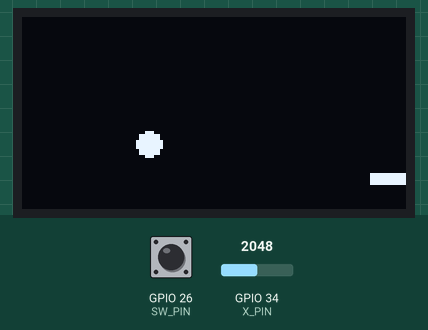
Simulated run of this sketch. Board: ESP32. On the bench: 128×64 one-colour display. The inputs (shaded band) are chosen by the test bench; at power-on: GPIO 26 (SW_PIN) HIGH, GPIO 34 (X_PIN) = 2048.

Above: at 1.27 s.
1.3 s: GPIO 26 (SW_PIN) pulled LOW for 3.2 s
At 4.28 s:
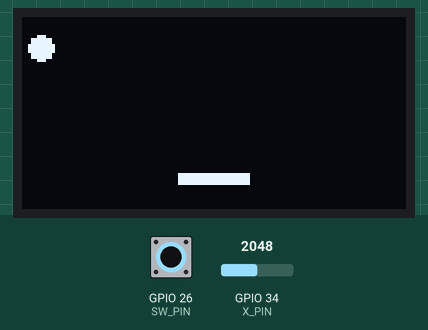
5.1 s: GPIO 34 (X_PIN) set to 1860
At 6.9 s:
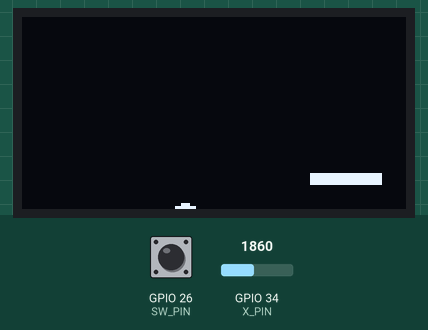
8.1 s: GPIO 26 (SW_PIN) pulled LOW for 1 s
At 8.58 s:
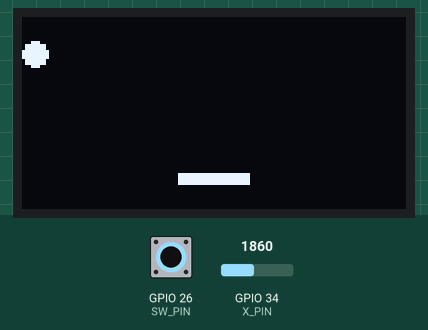
9.7 s: GPIO 34 (X_PIN) set to 1741
At 9.79 s:
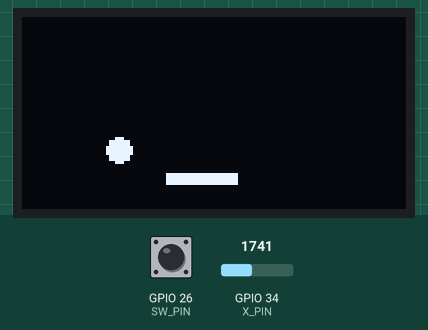
11.2 s: GPIO 34 (X_PIN) set to 1940
At 11.38 s:
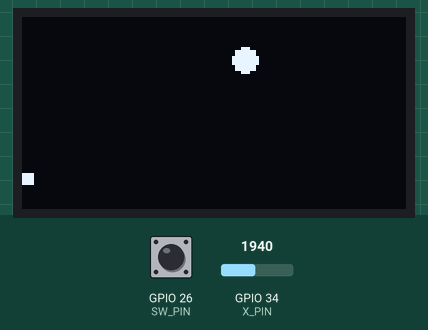

The sketch:

pong.ino
```cpp
#include <Wire.h>
#include <Adafruit_GFX.h>
#include <Adafruit_SSD1306.h>

// Definitions for joystick
#define X_PIN 34
#define Y_PIN 35
#define SW_PIN 26

// Define OLED screen resolution
#define SCREEN_WIDTH 128
#define SCREEN_HEIGHT 64

// Define OLED I2C address (default is usually 0x3C or 0x3D)
#define OLED_ADDR   0x3C

// Create OLED object
Adafruit_SSD1306 display(SCREEN_WIDTH, SCREEN_HEIGHT, &Wire, -1);

// Ball
int x = 8;
int y = 8;
const int r = 4;
int xv = 2;
int yv = 2;

// Paddle
const int pw = 24; // Paddle width
const int ph = 4;
int px = SCREEN_WIDTH/2 - pw/2; // Paddle starting position, centered
const int py = SCREEN_HEIGHT-12;

void setup() {
  // Initialize serial communication
  Serial.begin(9600);
  Wire.begin(21,22);
  // Initialize OLED screen
  if(!display.begin(SSD1306_SWITCHCAPVCC, OLED_ADDR)) {
    Serial.println(F("SSD1306 allocation failed"));
    for(;;); // Infinite loop to terminate program
  }

  pinMode(SW_PIN, INPUT_PULLUP);
}

void update() {
  x += xv;
  y += yv;

  if (x + r/2 >= SCREEN_WIDTH || x - r/2 <= 0) {
    xv = -xv;
  }
  if (y - r/2 <= 0) {
    yv = -yv;
  }

  if (y+r/2 >= py && y <= py+ph && x <= px+pw && x >= px) {
    yv = -abs(yv);
  }
}

void render() {
  display.clearDisplay();
  display.fillCircle(x, y, r, SSD1306_WHITE);
  display.fillRect(px, py, pw, ph, SSD1306_WHITE);
  display.display();
}

void loop() {
  update();
  render();
  delay(50);

  int xread = analogRead(X_PIN);
  if (xread < 1800) {
    px -= 4;
  } else if (xread > 1900) {
    px += 4;
  }

  if (y > SCREEN_HEIGHT) {
    delay(2000);
    display.clearDisplay();
    display.setTextColor(SSD1306_WHITE);
    display.setCursor(0, 0);
    display.setTextSize(2);
    display.println("You Lost!");
    display.setTextSize(1);
    display.println("Press the joystick to play again");
    display.display();

    while (digitalRead(SW_PIN) != 0); // Await joystick press

    x = 8;
    y = 8;
    xv = -2;
    yv = 2;
    px = SCREEN_WIDTH/2 - pw/2;
  }
}
```

Measured:
- after the input at 8.1 s, the display: first differs from a run without the input after 0.40 s (image 3 shows a later state)
